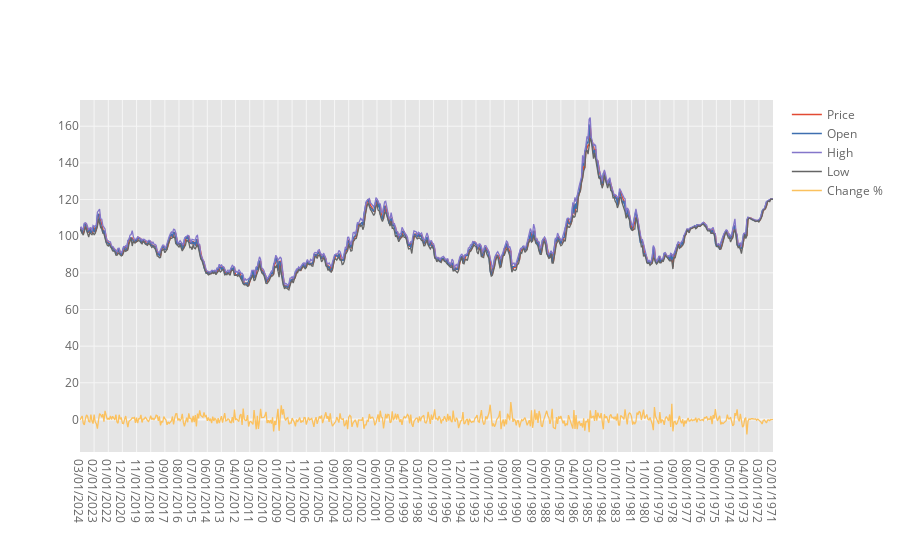

The notebook cell saved with this chart:
### Code cell
DolarIndex.iplot()

### Figure 1 — Plotly figure (JSON) as saved in the notebook; plotly's stock layout.template omitted (floating-point values rounded to 4 significant figures; data arrays with more than 128 entries replaced by an {"elided": "..."} marker saying what was removed)
{"data": [{"line": {"color": "rgba(226, 74, 51, 1.0)", "dash": "solid", "shape": "linear", "width": 1.3}, "mode": "lines", "name": "Price", "text": "", "type": "scatter", "x": {"elided": "638 str values"}, "y": {"elided": "638 float values"}}, {"line": {"color": "rgba(62, 111, 176, 1.0)", "dash": "solid", "shape": "linear", "width": 1.3}, "mode": "lines", "name": "Open", "text": "", "type": "scatter", "x": {"elided": "638 str values"}, "y": {"elided": "638 float values"}}, {"line": {"color": "rgba(132, 118, 202, 1.0)", "dash": "solid", "shape": "linear", "width": 1.3}, "mode": "lines", "name": "High", "text": "", "type": "scatter", "x": {"elided": "638 str values"}, "y": {"elided": "638 float values"}}, {"line": {"color": "rgba(101, 101, 101, 1.0)", "dash": "solid", "shape": "linear", "width": 1.3}, "mode": "lines", "name": "Low", "text": "", "type": "scatter", "x": {"elided": "638 str values"}, "y": {"elided": "638 float values"}}, {"line": {"color": "rgba(251, 193, 94, 1.0)", "dash": "solid", "shape": "linear", "width": 1.3}, "mode": "lines", "name": "Change %", "text": "", "type": "scatter", "x": {"elided": "638 str values"}, "y": {"elided": "638 str values"}}], "layout": {"legend": {"bgcolor": "#FFFFFF", "font": {"color": "#666666"}}, "paper_bgcolor": "#FFFFFF", "plot_bgcolor": "#E5E5E5", "title": {"font": {"color": "#151516"}}, "xaxis": {"gridcolor": "#F6F6F6", "showgrid": true, "tickfont": {"color": "#666666"}, "title": {"font": {"color": "#666666"}, "text": ""}, "zerolinecolor": "#F6F6F6"}, "yaxis": {"gridcolor": "#F6F6F6", "showgrid": true, "tickfont": {"color": "#666666"}, "title": {"font": {"color": "#666666"}, "text": ""}, "zerolinecolor": "#F6F6F6"}}}
